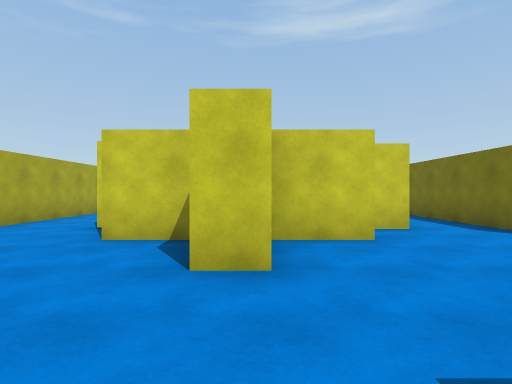
view 1 (above)

15 first-person views from a walk through a 3-D level made in the Unity game engine. The camera is 1.3 m above the floor, looks level and sees 80° across. The floor is counted in squares, 2 m on a side. Each view is taken from the middle of a square. On the plan, view 1 faces up. The plan holds only what a view shows up to about 10 squares ahead; the rest is blank. The player character is not drawn.

view 2
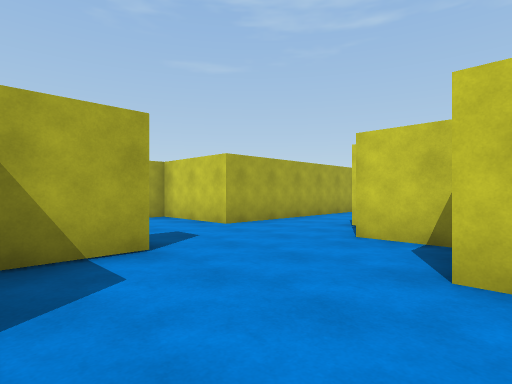

view 3
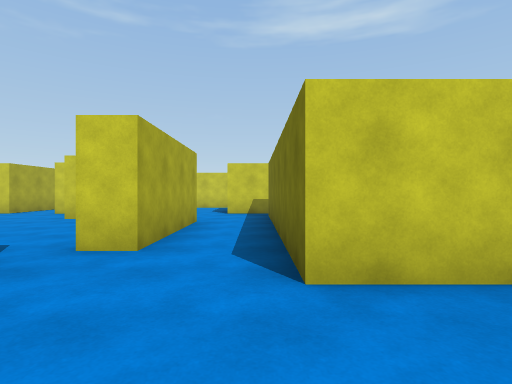

view 4
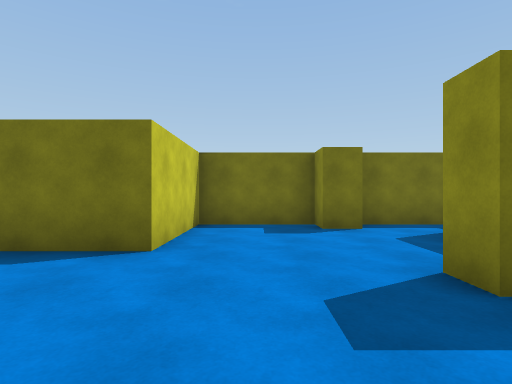

view 5
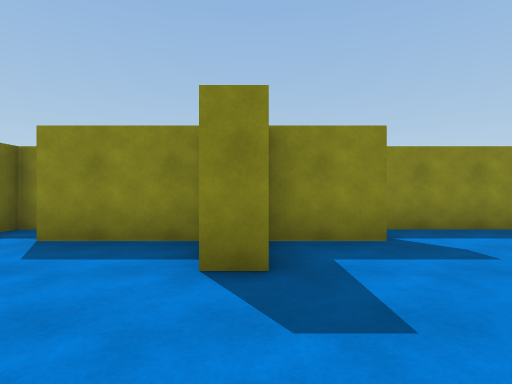

view 6
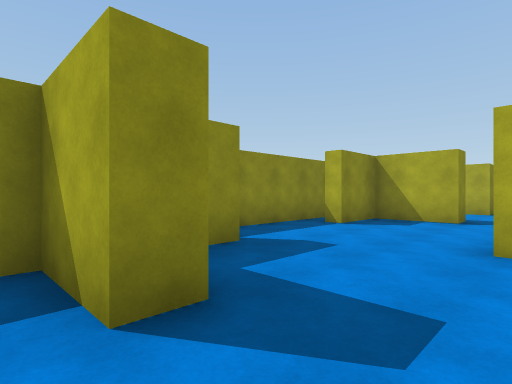

view 7
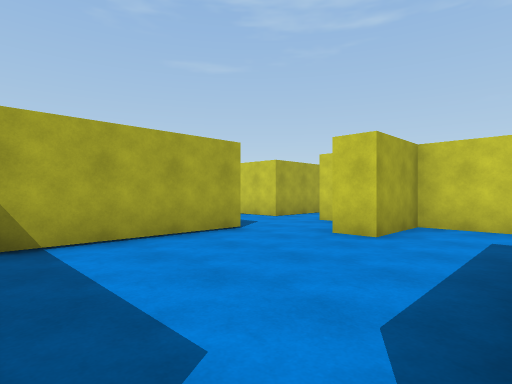

view 8
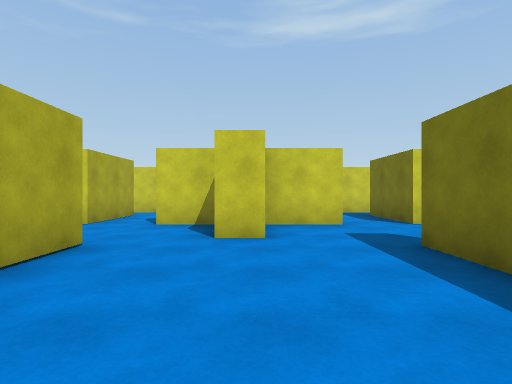

view 9
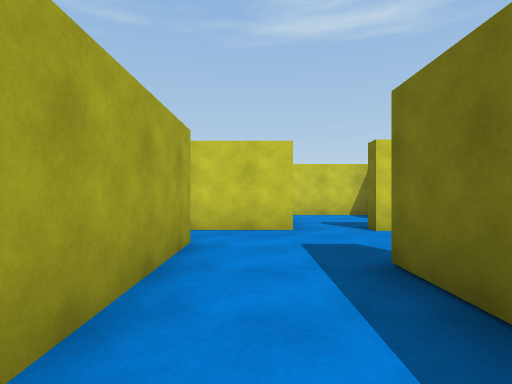

view 10
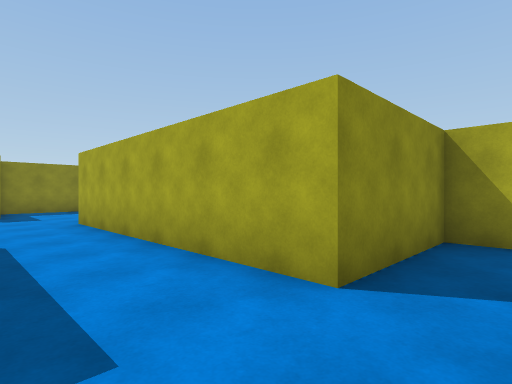

view 11
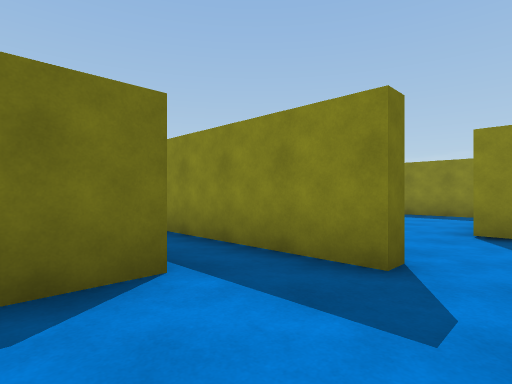

view 12
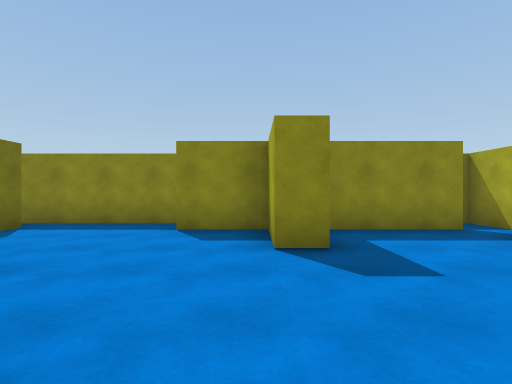

view 13
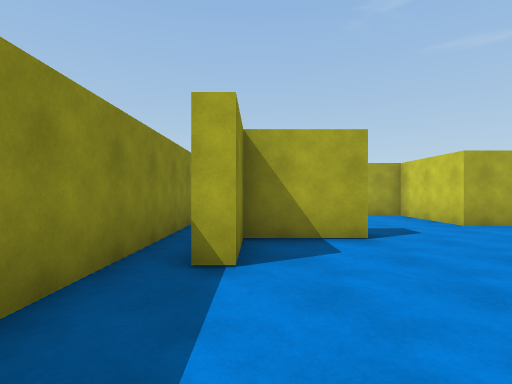

view 14
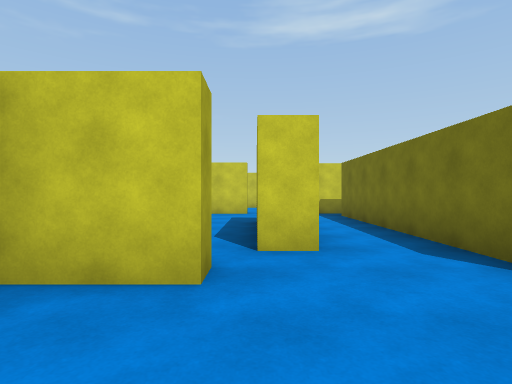

view 15
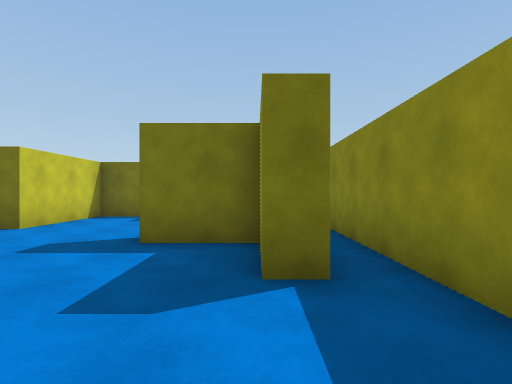

### Floor plan
Points are (right, up) in squares from view 1. A wall is a line through its corners. A room is listed if a view was taken in it or the views show most of it. See-through windows are left out.
Room 1 (views 1, 2, 3, 4, 5, 6, 7, 8, 9, 12, 13, 14, 15)
walls: (-0.9, 4.1) (-2.1, 4.1); (-1.5, 4.6) (0.2, 4.6); (1.6, 4.8) (1.6, 4.1) (0.1, 4.1); (2, 5.9) (2, 8.8); (0.2, 2.5) (-0.6, 2.5); (-2.8, 7.4) (-2.8, 8.7) (-2.1, 8.7) (-2.1, 5.2); (2.7, 8.8) (2.7, 5.4) (2, 5.4); (-4.8, 4.1) (-7.5, 4.1) (-7.5, 3); (-3.9, 1.5) (-3.2, 1.5) (-3.2, 0) (-1.6, 0) (-1.6, -0.6); (1.3, -0.6) (1.3, 0) (2.9, 0) (2.9, 1.5) (3.5, 1.5) (3.5, 0) (6, 0); (-0.8, 11.1) (-2, 11.1); (1.8, 11.1) (0.1, 11.1) (0.1, 9.3) (-0.6, 9.3); (-1.6, -1.3) (4.4, -1.3); (-4.8, 9.9) (-4.8, 3.9); (-3.4, 11.1) (-5.1, 11.1); (6.4, 1) (6.4, 1.8); (4.6, 11.1) (3.2, 11.1); (7.1, 1.8) (7.1, 4.1) (4.4, 4.1) (4.4, 10.4); (-7.2, 1.5) (-6.6, 1.5) (-6.6, 1); (-6.6, 0) (-4, 0); (7.1, -1.4) (7.1, 0.9)
ways out: opening at (-2.5, 11) to room 2; opening at (2, 11) to room 3; opening at (-1, -1); gap at (6, 0)
Room 2 (views 10, 11)
walls: (-0.8, 12.8) (-0.8, 13.9); (-3.4, 13.5) (-3.4, 11.1); (-2, 11.1) (-2, 11.5) (0.4, 11.5); (-0.8, 14.6) (-3.9, 14.6)
ways out: opening at (-2.5, 11) to room 1; opening at (0, 12) to room 3
Room 3 (no view inside)
walls: (3.2, 11.1) (3.2, 12.5); (0.4, 11.5) (1.6, 11.5)
ways out: opening at (2, 11) to room 1; opening at (0, 12) to room 2; opening at (1.5, 13)

Positions as (right, up) in squares from view 1, and headings:
1: (0, 0), facing up
2: (0, 0), facing up-left
3: (4, 2), facing up
4: (1, 3), facing right
5: (3, 4), facing down
6: (4, 3), facing down-left
7: (2, 5), facing up-left
8: (0, 5), facing up
9: (-4, 6), facing up
10: (-3, 11), facing down-left
11: (-3, 14), facing down-right
12: (-3, 5), facing down
13: (1, 0), facing left
14: (2, 2), facing up
15: (-1, 0), facing right
